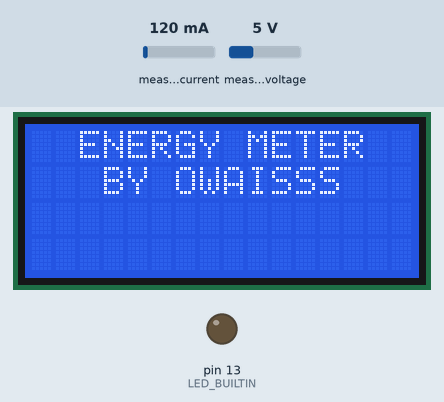
Recording of a sketch running on a simulated Arduino Uno, built with avr-gcc and run on an emulated ATmega328P. Shown: 16×4 character LCD, output pins drawn as LEDs (lit = HIGH). The inputs (shaded band) are chosen by the test bench; at power-on: measured current 120 mA, measured voltage 5 V. What the sketch prints to the serial monitor is not drawn.

Above: at 0.2 s.
At 4.3 s:
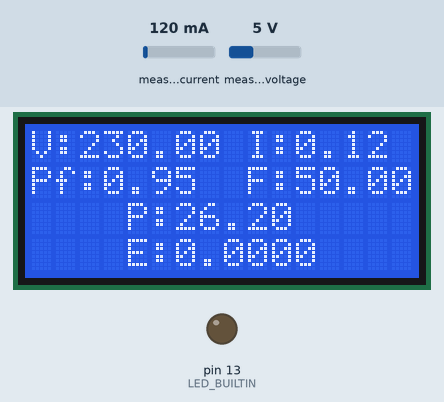
4.4 s: measured current set to 40 mA
At 9.1 s:
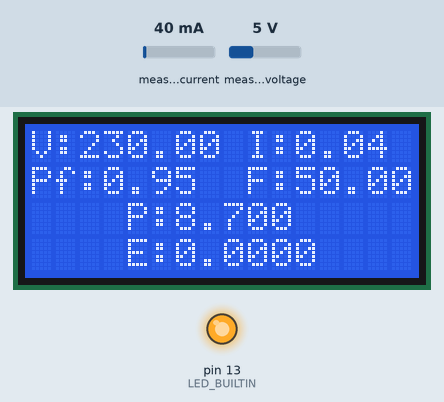
Timing chart, 0 to 10.6 s (numbered marks = the images above; inputs shaded):
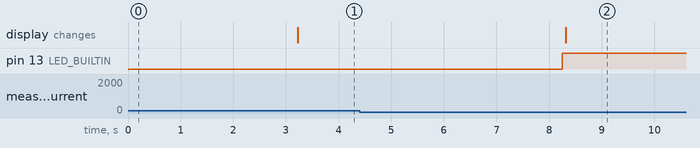

The sketch:

FINALLCODEEE_v2_.ino
```cpp
#include <PZEM004Tv30.h>
#include <Wire.h>
#include <LiquidCrystal_I2C.h>

LiquidCrystal_I2C lcd(0x27, 16, 4);

PZEM004Tv30 pzem(10, 11 ); // Software Serial pin 8 (RX) & 9 (TX)

double switchTarget = pzem.energy() + 0.005;

void setup() {

  pinMode(LED_BUILTIN, OUTPUT);
  Serial.begin(9600);
  lcd.init();
  lcd.backlight();
  lcd.setCursor(2, 0);
  lcd.print("ENERGY METER");
  lcd.setCursor(3, 1);
  lcd.print("BY OWAISSS");
  delay(3000);
  lcd.clear();


}

void loop() {
  float voltage = pzem.voltage();
  if (voltage != NAN) {
    Serial.print("Voltage: ");
    Serial.print(voltage);
    Serial.println("V");
    lcd.setCursor(0, 0);
    lcd.print("V:");
    lcd.print(voltage);
  } else {
    Serial.println("Error reading voltage");
  }

  float current = pzem.current();
  if (current != NAN) {
    Serial.print("Current: ");
    Serial.print(current);
    Serial.println("A");
    lcd.setCursor(9, 0);
    lcd.print("I:");
    lcd.print(current);
  } else {
    Serial.println("Error reading current");
  }

  float power = pzem.power();
  if (current != NAN) {
    Serial.print("Power: ");
    Serial.print(power);
    Serial.println("W");

    lcd.setCursor(0, 2);
    lcd.print("P:");
    lcd.print(power);
  } else {
    Serial.println("Error reading power");
  }

  float energy = pzem.energy();

  if (current != NAN) {
    Serial.print("Energy: ");
    Serial.print(energy*1000);
    Serial.println("Wh");

    lcd.setCursor(0, 3);
    lcd.print("E:");
    lcd.print(energy, 4);

  } else {
    Serial.println("Error reading energy");
  }

  float frequency = pzem.frequency();
  if (current != NAN) {
    Serial.print("Frequency: ");
    Serial.print(frequency);
    Serial.println("Hz");

    lcd.setCursor(9, 1);
    lcd.print("F:");
    lcd.print(frequency);
  } else {
    Serial.println("Error reading frequency");
  }

  float pf = pzem.pf();
  if (current != NAN) {
    Serial.print("PF: ");
    Serial.println(pf);
    lcd.setCursor(0, 1);
    lcd.print("Pf:");
    lcd.print(pf);
  } else {
    Serial.println("Error reading power factor");
  }

  Serial.println();
  delay(5000);


// --Conditions for Meter switch--

 if( pzem.energy() <= switchTarget ){

  digitalWrite(LED_BUILTIN, HIGH);
}
else{
  digitalWrite(LED_BUILTIN, LOW);

  if( pzem.energy() >= switchTarget + 0.005 ){

    switchTarget = switchTarget + (0.005 * 2);
  }
}
}
```

Measured:
- after the input at 4.4 s, the display: changes after 3.9 s (image 2)
